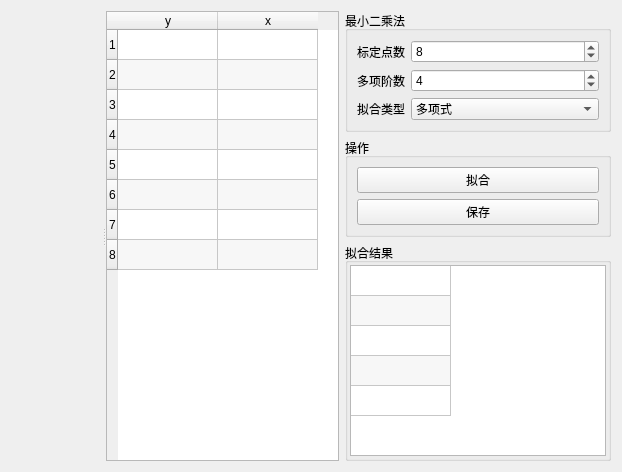
<?xml version="1.0" encoding="UTF-8"?>
<ui version="4.0">
 <class>LeastSquare</class>
 <widget class="QWidget" name="LeastSquare">
  <property name="geometry">
   <rect>
    <x>0</x>
    <y>0</y>
    <width>622</width>
    <height>472</height>
   </rect>
  </property>
  <property name="windowTitle">
   <string>Form</string>
  </property>
  <layout class="QHBoxLayout" name="horizontalLayout">
   <item>
    <widget class="QSplitter" name="spltPlot">
     <property name="sizePolicy">
      <sizepolicy hsizetype="Expanding" vsizetype="Preferred">
       <horstretch>0</horstretch>
       <verstretch>0</verstretch>
      </sizepolicy>
     </property>
     <property name="orientation">
      <enum>Qt::Horizontal</enum>
     </property>
     <widget class="FitChart" name="chartFit" native="true">
      <property name="sizePolicy">
       <sizepolicy hsizetype="Expanding" vsizetype="Preferred">
        <horstretch>0</horstretch>
        <verstretch>0</verstretch>
       </sizepolicy>
      </property>
     </widget>
     <widget class="CVTable" name="twAverage">
      <property name="sizePolicy">
       <sizepolicy hsizetype="Preferred" vsizetype="Expanding">
        <horstretch>0</horstretch>
        <verstretch>0</verstretch>
       </sizepolicy>
      </property>
      <property name="maximumSize">
       <size>
        <width>250</width>
        <height>16777215</height>
       </size>
      </property>
      <property name="alternatingRowColors">
       <bool>true</bool>
      </property>
      <property name="rowCount">
       <number>8</number>
      </property>
      <row/>
      <row/>
      <row/>
      <row/>
      <row/>
      <row/>
      <row/>
      <row/>
      <column>
       <property name="text">
        <string>y</string>
       </property>
      </column>
      <column>
       <property name="text">
        <string>x</string>
       </property>
      </column>
     </widget>
    </widget>
   </item>
   <item>
    <layout class="QVBoxLayout" name="verticalLayout">
     <item>
      <widget class="QGroupBox" name="groupBox">
       <property name="sizePolicy">
        <sizepolicy hsizetype="Preferred" vsizetype="Preferred">
         <horstretch>0</horstretch>
         <verstretch>0</verstretch>
        </sizepolicy>
       </property>
       <property name="title">
        <string>最小二乘法</string>
       </property>
       <layout class="QGridLayout" name="gridLayout_3">
        <item row="3" column="0">
         <widget class="QLabel" name="label_19">
          <property name="minimumSize">
           <size>
            <width>12</width>
            <height>0</height>
           </size>
          </property>
          <property name="maximumSize">
           <size>
            <width>48</width>
            <height>16777215</height>
           </size>
          </property>
          <property name="text">
           <string>多项阶数</string>
          </property>
          <property name="alignment">
           <set>Qt::AlignLeading|Qt::AlignLeft|Qt::AlignVCenter</set>
          </property>
         </widget>
        </item>
        <item row="0" column="0">
         <widget class="QLabel" name="label_20">
          <property name="sizePolicy">
           <sizepolicy hsizetype="Preferred" vsizetype="Preferred">
            <horstretch>0</horstretch>
            <verstretch>0</verstretch>
           </sizepolicy>
          </property>
          <property name="minimumSize">
           <size>
            <width>12</width>
            <height>0</height>
           </size>
          </property>
          <property name="maximumSize">
           <size>
            <width>48</width>
            <height>16777215</height>
           </size>
          </property>
          <property name="text">
           <string>标定点数</string>
          </property>
          <property name="alignment">
           <set>Qt::AlignLeading|Qt::AlignLeft|Qt::AlignVCenter</set>
          </property>
         </widget>
        </item>
        <item row="0" column="1">
         <widget class="QSpinBox" name="spbxSamplePointSum">
          <property name="sizePolicy">
           <sizepolicy hsizetype="Preferred" vsizetype="Fixed">
            <horstretch>0</horstretch>
            <verstretch>0</verstretch>
           </sizepolicy>
          </property>
          <property name="minimum">
           <number>2</number>
          </property>
          <property name="value">
           <number>8</number>
          </property>
         </widget>
        </item>
        <item row="3" column="1">
         <widget class="QSpinBox" name="spbxOrder">
          <property name="sizePolicy">
           <sizepolicy hsizetype="Preferred" vsizetype="Fixed">
            <horstretch>0</horstretch>
            <verstretch>0</verstretch>
           </sizepolicy>
          </property>
          <property name="minimum">
           <number>1</number>
          </property>
          <property name="maximum">
           <number>6</number>
          </property>
          <property name="value">
           <number>4</number>
          </property>
         </widget>
        </item>
        <item row="4" column="0">
         <widget class="QLabel" name="label_25">
          <property name="minimumSize">
           <size>
            <width>12</width>
            <height>0</height>
           </size>
          </property>
          <property name="maximumSize">
           <size>
            <width>48</width>
            <height>16777215</height>
           </size>
          </property>
          <property name="text">
           <string>拟合类型</string>
          </property>
          <property name="alignment">
           <set>Qt::AlignLeading|Qt::AlignLeft|Qt::AlignVCenter</set>
          </property>
         </widget>
        </item>
        <item row="4" column="1">
         <widget class="QComboBox" name="comboBox_14">
          <property name="sizePolicy">
           <sizepolicy hsizetype="Preferred" vsizetype="Fixed">
            <horstretch>0</horstretch>
            <verstretch>0</verstretch>
           </sizepolicy>
          </property>
          <property name="editable">
           <bool>false</bool>
          </property>
          <item>
           <property name="text">
            <string>多项式</string>
           </property>
          </item>
          <item>
           <property name="text">
            <string>指数型</string>
           </property>
          </item>
          <item>
           <property name="text">
            <string>对数型</string>
           </property>
          </item>
         </widget>
        </item>
       </layout>
      </widget>
     </item>
     <item>
      <widget class="QGroupBox" name="groupBox_2">
       <property name="title">
        <string>操作</string>
       </property>
       <layout class="QGridLayout" name="gridLayout_4">
        <item row="0" column="0">
         <widget class="QPushButton" name="btnFit">
          <property name="text">
           <string>拟合</string>
          </property>
          <property name="icon">
           <iconset>
            <normaloff>:/icon/fit.ico</normaloff>:/icon/fit.ico</iconset>
          </property>
         </widget>
        </item>
        <item row="2" column="0">
         <widget class="QPushButton" name="pushButton_26">
          <property name="sizePolicy">
           <sizepolicy hsizetype="Minimum" vsizetype="Fixed">
            <horstretch>0</horstretch>
            <verstretch>0</verstretch>
           </sizepolicy>
          </property>
          <property name="text">
           <string>保存</string>
          </property>
          <property name="icon">
           <iconset>
            <normaloff>:/icon/save.ico</normaloff>:/icon/save.ico</iconset>
          </property>
         </widget>
        </item>
       </layout>
      </widget>
     </item>
     <item>
      <widget class="QGroupBox" name="groupBox_5">
       <property name="maximumSize">
        <size>
         <width>16777215</width>
         <height>16777215</height>
        </size>
       </property>
       <property name="title">
        <string>拟合结果</string>
       </property>
       <layout class="QGridLayout" name="gridLayout_14">
        <property name="leftMargin">
         <number>2</number>
        </property>
        <property name="topMargin">
         <number>2</number>
        </property>
        <property name="rightMargin">
         <number>2</number>
        </property>
        <property name="bottomMargin">
         <number>2</number>
        </property>
        <item row="2" column="0">
         <widget class="CVTable" name="twFactor">
          <property name="sizePolicy">
           <sizepolicy hsizetype="Minimum" vsizetype="Expanding">
            <horstretch>0</horstretch>
            <verstretch>0</verstretch>
           </sizepolicy>
          </property>
          <property name="editTriggers">
           <set>QAbstractItemView::NoEditTriggers</set>
          </property>
          <property name="alternatingRowColors">
           <bool>true</bool>
          </property>
          <property name="rowCount">
           <number>5</number>
          </property>
          <property name="columnCount">
           <number>1</number>
          </property>
          <attribute name="horizontalHeaderVisible">
           <bool>false</bool>
          </attribute>
          <attribute name="horizontalHeaderHighlightSections">
           <bool>true</bool>
          </attribute>
          <attribute name="verticalHeaderVisible">
           <bool>false</bool>
          </attribute>
          <row/>
          <row/>
          <row/>
          <row/>
          <row/>
          <column/>
         </widget>
        </item>
       </layout>
      </widget>
     </item>
    </layout>
   </item>
  </layout>
 </widget>
 <customwidgets>
  <customwidget>
   <class>FitChart</class>
   <extends>QWidget</extends>
   <header>fitchart.h</header>
   <container>1</container>
  </customwidget>
  <customwidget>
   <class>CVTable</class>
   <extends>QTableWidget</extends>
   <header>cv_table.h</header>
  </customwidget>
 </customwidgets>
 <resources/>
 <connections/>
</ui>
